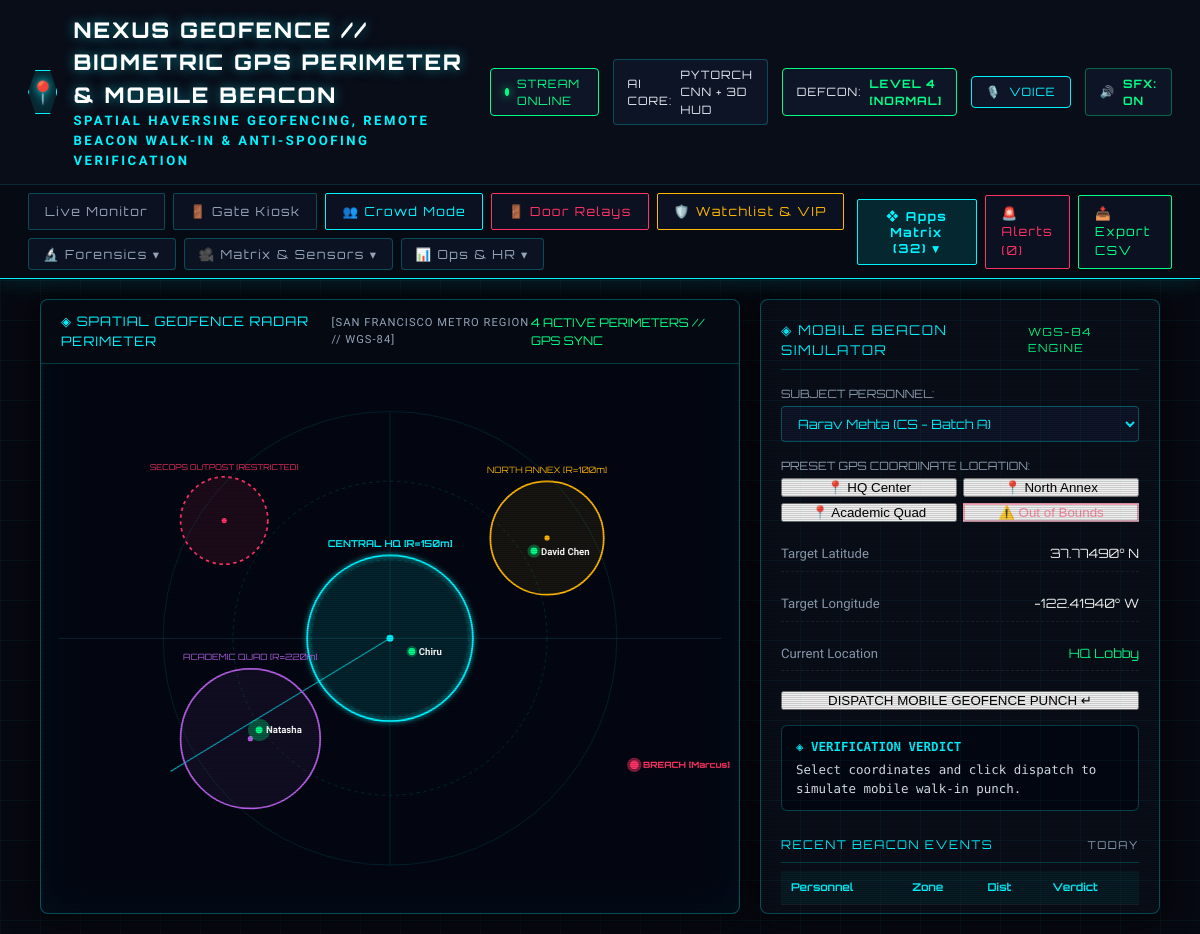
Page /geofence on the earlier database version.
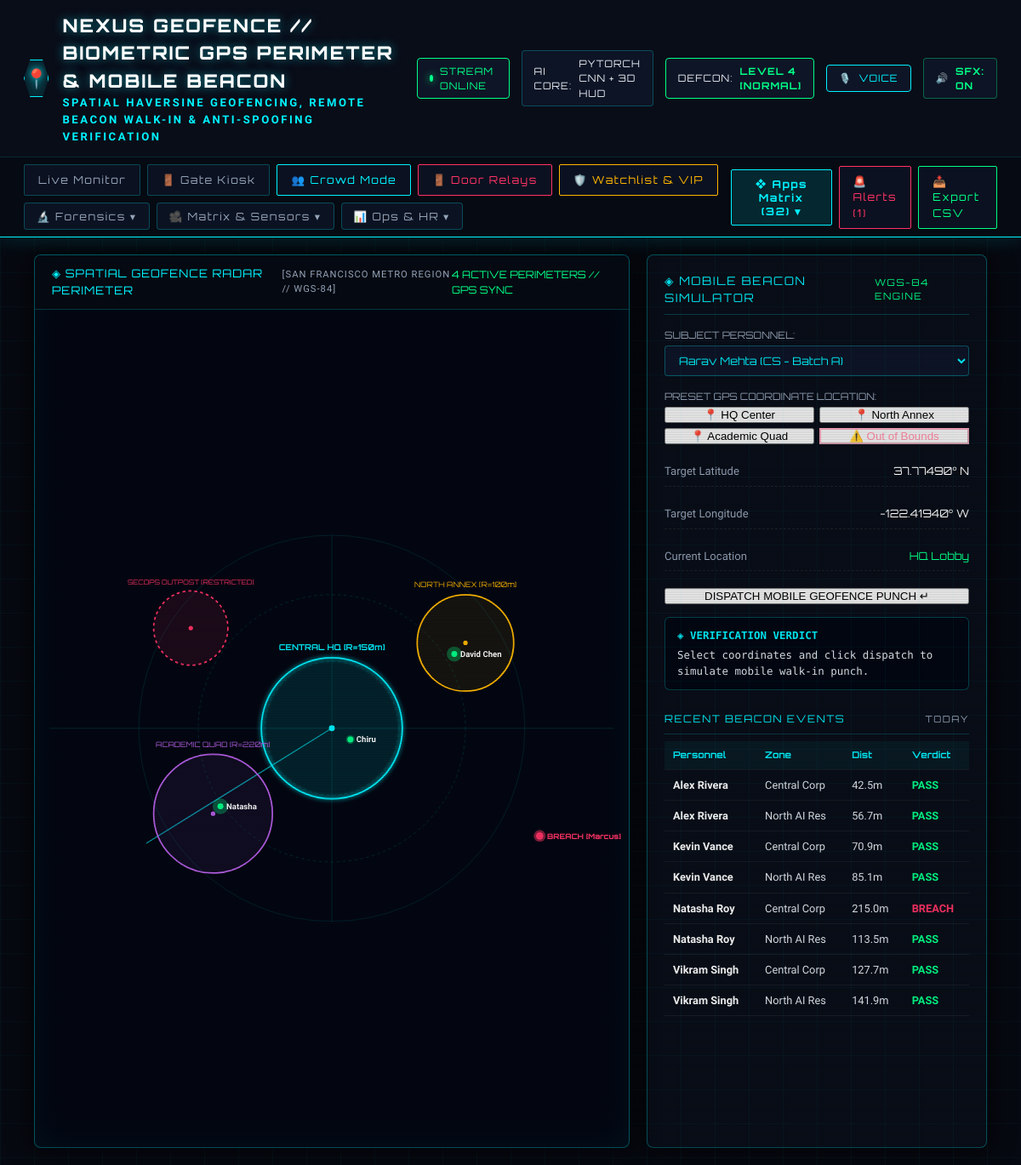
Same page on the later database version.
### tables this page shows
CREATE TABLE attendance (
                    id INTEGER PRIMARY KEY AUTOINCREMENT,
                    user_name TEXT NOT NULL,
                    timestamp TEXT NOT NULL,
                    date TEXT NOT NULL,
                    time TEXT NOT NULL,
                    confidence REAL NOT NULL,
                    status TEXT NOT NULL
                , user_type TEXT DEFAULT 'Employee', punch_type TEXT DEFAULT 'CHECK_IN', is_late INTEGER DEFAULT 0, snapshot_url TEXT DEFAULT '');

### app.py (the view)
@app.route('/geofence')
def geofence_view():
    stats = db.get_stats()
    geofence = db.get_geofence_zones()
    users = db.get_users()
    return render_template('geofence.html', stats=stats, geofence=geofence, users=users)

### attendance_engine/db.py (called while the page is built)
    def _get_connection(self):
        conn = sqlite3.connect(self.db_path, check_same_thread=False)
        conn.row_factory = sqlite3.Row
        return conn

    def get_users(self, user_type=None):
        with self._get_connection() as conn:
            cursor = conn.cursor()
            if user_type:
                cursor.execute("SELECT * FROM users WHERE user_type = ? ORDER BY name ASC", (user_type,))
            else:
                cursor.execute("SELECT * FROM users ORDER BY user_type DESC, name ASC")
            return [dict(row) for row in cursor.fetchall()]

### templates/geofence.html (shortened to what the changed rows need)
<!DOCTYPE html>
<html lang="en">
<head>
  <link rel="stylesheet" href="/static/css/style.css">
</head>
<body>
  {% set active_page = 'geofence' %}
  {% set nav_icon = '📍' %}
  {% set nav_title = 'NEXUS GEOFENCE // BIOMETRIC GPS PERIMETER & MOBILE BEACON' %}
  {% set nav_subtitle = 'SPATIAL HAVERSINE GEOFENCING, REMOTE BEACON WALK-IN & ANTI-SPOOFING VERIFICATION' %}
  {% include 'nav_header.html' %}
  <main class="geofence-layout">
    <div class="map-card">
      <div id="radar-svg-container">
      </div>
    </div>
    <div class="inspector-panel">
      <div style="margin-top:10px;">
        <table class="beacon-table">
          <thead>
            <tr><th>Personnel</th><th>Zone</th><th>Dist</th><th>Verdict</th></tr>
          </thead>
          <tbody>
            {% for b in geofence.beacons %}
            <tr>
              <td><strong style="color:#fff;">{{ b.user_name }}</strong></td>
              <td>{{ b.zone_name[:12] }}</td>
              <td>{{ b.distance_m }}m</td>
              <td>
                <span style="color:{{ '#00ff88' if b.status=='VERIFIED_INSIDE' else '#ff3366' }}; font-weight:700;">
                  {{ 'PASS' if b.status=='VERIFIED_INSIDE' else 'BREACH' }}
                </span>
              </td>
            </tr>
            {% endfor %}
          </tbody>
        </table>
      </div>
    </div>
  </main>
</body>
</html>

Differences in the rows shown:
added attendance: user_name "Alex Rivera", zone_name "Central Corp", distance_m "42.5", status "PASS"
added attendance: user_name "Alex Rivera", zone_name "North AI Res", distance_m "56.7", status "PASS"
added attendance: user_name "Kevin Vance", zone_name "Central Corp", distance_m "70.9", status "PASS"
added attendance: user_name "Kevin Vance", zone_name "North AI Res", distance_m "85.1", status "PASS"
added attendance: user_name "Natasha Roy", zone_name "Central Corp", distance_m "215.0", status "BREACH"
added attendance: user_name "Natasha Roy", zone_name "North AI Res", distance_m "113.5", status "PASS"
added attendance: user_name "Vikram Singh", zone_name "Central Corp", distance_m "127.7", status "PASS"
added attendance: user_name "Vikram Singh", zone_name "North AI Res", distance_m "141.9", status "PASS"
Other differences:
text no longer shown: "0"
text now shown: "1"
